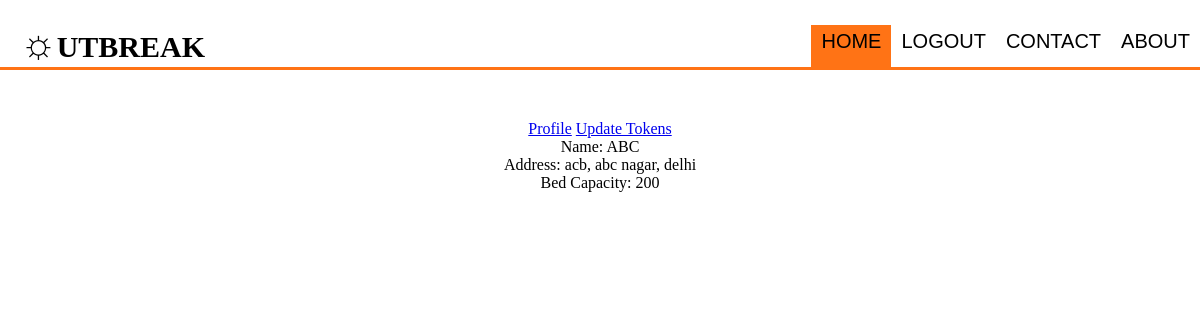
Screenshot of /accounts/hos/dashboard/ (signed in) with the database file from the repository.
### accounts/models.py (models this page shows, shortened)
class Hospital(models.Model):
	user = 					models.OneToOneField(User, on_delete = models.CASCADE)
	name = 					models.CharField(max_length=250)
	address = 				models.CharField(max_length=250)
	bed_capacity = 			models.CharField(max_length=250)
	currently_free = 		models.CharField(max_length=250)
	hasTokenSystem = 		models.BooleanField(default=False)
	linkToTokenWebsite = 	models.URLField(blank=True, null=True)
	department_options =	(("Allergy & Clinical Immunology", "Allergy & Clinical Immunology"), ("Anaesthesia", "Anaesthesia"),("Bariatric & Metabolic Surgery","Bariatric & Metabolic Surgery"),
	 ('Blood Disorders','Blood Disorders'),("Breast Surgery", "Breast Surgery"), ("Cardiac Anaesthesia", "Cardiac Anaesthesia"),("Cardiac Surgery", "Cardiac Surgery"),
	 ("Cardiology","Cardiology"), ("Cardiology - Interventional","Cardiology - Interventional"),("Dental Sciences","Dental Sciences"), ("Dermatology","Dermatology"),
	 ("Diabetes And Endocrinology","Diabetes And Endocrinology"),("Dietetics & Clinical Nutrition","Dietetics & Clinical Nutrition"),("ENT","ENT"),("Geriatric Medicine","Geriatric Medicine"),
	 ("Ophthalmology","Ophthalmology"),("Foetal Medicine","Foetal Medicine"),("Gastroenterology","Gastroenterology"),("General Surgery","General Surgery"),("General and Laparoscopic Surgery","General and Laparoscopic Surgery"),("Gynaecology Oncology","Gynaecology Oncology"),
	 ("Infectious Diseases","Infectious Diseases"),("Infertility Medicine","Infertility Medicine"),("Intensive Care","Intensive Care"),("Internal Medicine","Internal Medicine"),
	 ("Interventional Radiology", "Interventional Radiology"), ("Laparoscopic, Gastro Intestinal, Bariatric & Metabolic Surgery","Laparoscopic, Gastro Intestinal, Bariatric & Metabolic Surgery"),("Liver Transplant / Hepatobiliary Surgery","Liver Transplant / Hepatobiliary Surgery"),
	 ("Medical Oncology","Medical Oncology"),("Medical Oncology, Hematology And BMT","Medical Oncology, Hematology And BMT"),("Mental Health and Behavioural Sciences","Mental Health and Behavioural Sciences"),("Neonatology","Neonatology"),
	 ("Nephrology","Nephrology"),("Neuro & Spine Surgery","Neuro & Spine Surgery"),("Neuro Radiology","Neuro Radiology"),("Neurology","Neurology"),("Non Invasive Cardiology","Non Invasive Cardiology"),("Obstetrics and Gynaecology","Obstetrics and Gynaecology"),
	 ("Onco Sciences","Onco Sciences"),("Oral / Maxillofacial Surgery","Oral / Maxillofacial Surgery"),("Orthopaedics & Spine Surgery","Orthopaedics & Spine Surgery"),("Orthopaedics  Bone & Joint Surgery","Orthopaedics  Bone & Joint Surgery"),("Orthopaedics  Hand & Upper Limb Surgery","Orthopaedics  Hand & Upper Limb Surgery"),
	 ("Paediatric Cardiology","Paediatric Cardiology"), ("Paediatric Endocrinology","Paediatric Endocrinology"),("Paediatric Nephrology","Paediatric Nephrology"),("Paediatric Neurology","Paediatric Neurology"),
	 ("Paediatric Oncology","Paediatric Oncology"),("Paediatric Orthopaedics","Paediatric Orthopaedics"),("Paediatric Pulmonology","Paediatric Pulmonology"),("Paediatric Surgery","Paediatric Surgery"),
	 ("Paediatrics","Paediatrics"),("Pain management","Pain management"),("Physiotherapy and Rehabilitation","Physiotherapy and Rehabilitation"),("Plastic, Cosmetic & Reconstructive Surgery","Plastic, Cosmetic & Reconstructive Surgery"), ("DiabeticFoot Care","Diabetic Foot Care"), ("Pulmonology", "Pulmonology"), ("Radiation Oncology","Radiation Oncology"), ("Radiology","Radiology"), ("Rheumatology","Rheumatology"), ("Arthroscopic Surgery","Arthroscopic Surgery"),
	 ("Surgical Oncology","Surgical Oncology"),("Trauma & Emergency Medicine","Trauma & Emergency Medicine"),("Urology & Andrology","Urology & Andrology"),("Urology, Andrology & Transplant Surgery","Urology, Andrology & Transplant Surgery"),
	 ("Vascular Surgery", "Vascular Surgery"),)
	specialities =			MultiSelectField(choices=department_options, default=None)

### accounts/views.py (the view)
# urls.py: path('hos/dashboard/', views.hospital_dashboard, name='hospital_dashboard'),
@login_required
def hospital_dashboard(request):
    user_info = Hospital.objects.get(user = request.user)
    return render(request, 'accounts/hospital/dashboard.html', {'User': user_info})

### templates/accounts/hospital/dashboard.html
{% extends 'base.html' %} {% block content %}
<a href="{% url 'home' %}">Profile</a>
<a href="{% url 'update_tokens' %}">Update Tokens</a>
<p>Name: {{User.name}}</p>
<p>Address: {{User.address}}</p>
<p>Bed Capacity: {{User.bed_capacity}}</p>
{% endblock %}

### static/css/style.css (style rules this page uses)
* { box-sizing: border-box; margin: 0; }

### rows the page displays
Hospital: name "ABC", address "acb, abc nagar, delhi", bed_capacity "200"
